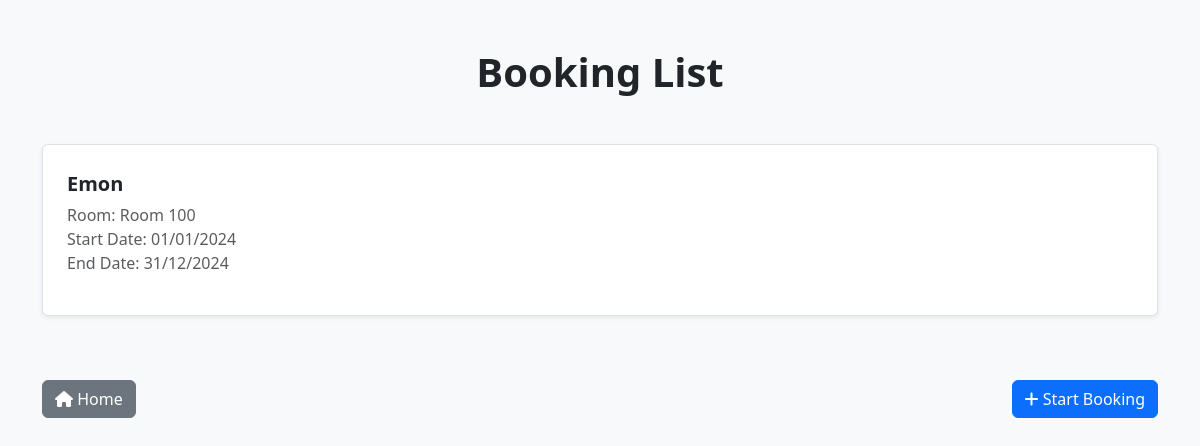
/bookings/ (signed in), run on an earlier commit of the app's database.
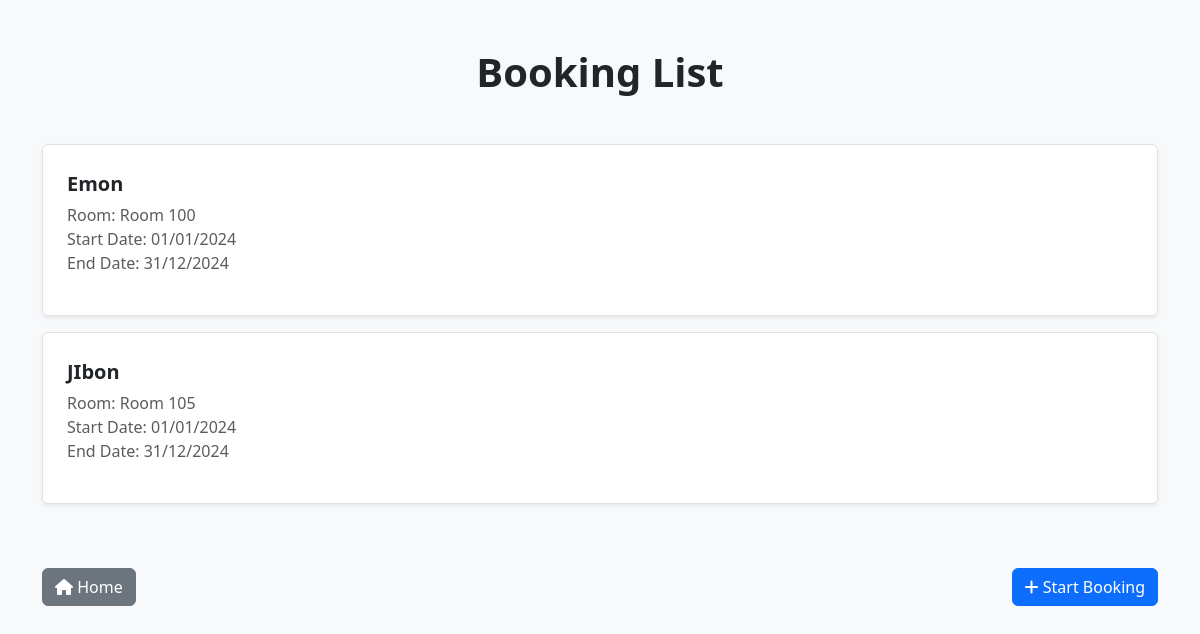
And on a later commit of the database.
### hostel/models.py (models this page shows, shortened)
class Booking(models.Model):
    student = models.ForeignKey(
        Student, on_delete=models.CASCADE, related_name="student_bookings")
    room = models.ForeignKey(
        Room, on_delete=models.CASCADE, related_name="room_bookings")
    start_date = models.DateField()
    end_date = models.DateField()

class Student(models.Model):
    name = models.CharField(max_length=100)
    email = models.EmailField(unique=True)
    contact_number = models.CharField(max_length=15)
    nid = models.CharField(max_length=15)
    room = models.ForeignKey(Room, on_delete=models.SET_NULL, null=True)
    def __str__(self):
        return self.name

class Room (models.Model):
    room_number = models.CharField(max_length=10, unique=True)
    capacity = models.IntegerField()
    occupied_beds = models.IntegerField(default=0)
    def __str__(self):
        return f"Room {self.room_number}"

### hostel/views.py (the view)
# urls.py: path('bookings/', BookingListView.as_view(), name='booking_list'),
@method_decorator(login_required, name='dispatch')
class BookingListView(ListView):
    model = Booking
    template_name = 'hostel/booking_list.html'
    context_object_name = 'bookings'

### hostel/templates/hostel/booking_list.html (shortened to what this page needs)
<!DOCTYPE html>
<html lang="en">
  <head>
    <link href="https://cdn.jsdelivr.net/npm/bootstrap@5.3.0/dist/css/bootstrap.min.css" rel="stylesheet" />
  </head>
  <body class="bg-light">
    <div class="container mt-5">
      <h1 class="text-center mb-5 fw-bold">Booking List</h1>
      <div class="list-group mb-5">
        {% for booking in bookings %}
          <div class="list-group-item p-4 mb-3 border rounded shadow-sm bg-white">
            <p class="fs-5 fw-semibold mb-1">{{ booking.student }}</p>
            <p class="text-muted mb-0">Room: {{ booking.room }}</p>
            <p class="text-muted mb-0">Start Date: {{ booking.start_date|date:'d/m/Y' }}</p>
            <p class="text-muted">End Date: {{ booking.end_date|date:'d/m/Y' }}</p>
          </div>
        {% endfor %}
      </div>
      <div class="d-flex justify-content-between">
        <a href="{% url 'home' %}" class="btn btn-secondary"><i class="fas fa-home"></i> Home</a>
        <a href="{% url 'booking_add' %}" class="btn btn-primary"><i class="fas fa-plus"></i> Start Booking</a>
      </div>
    </div>
  </body>
</html>

What changed in the data, as far as the page shows it:
added Booking: student "JIbon", room "Room 105", start_date "01/01/2024", end_date "31/12/2024"
